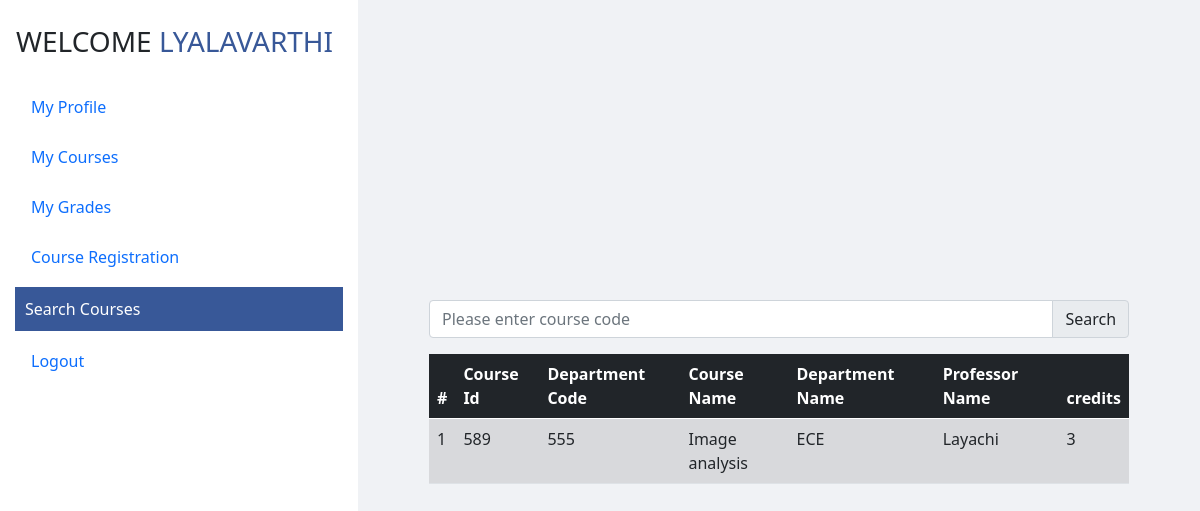
The page /registration-system/students/search-courses.php (signed in) on the database its author committed.
### tables this page shows
CREATE TABLE `courses` (
  `code` int(11) NOT NULL,
  `dcode` int(11) NOT NULL,
  `name` varchar(255) NOT NULL,
  `professorname` varchar(255) NOT NULL,
  `description` text DEFAULT NULL,
  `credits` int(11) NOT NULL,
  `CreatedDate` timestamp NULL DEFAULT current_timestamp(),
  `updatedDate` timestamp NULL DEFAULT current_timestamp()
);

CREATE TABLE `department` (
  `dcode` int(11) NOT NULL,
  `dname` varchar(255) NOT NULL,
  `dcreationDate` timestamp NULL DEFAULT current_timestamp()
);

### registration-system/students/search-courses.php (the view, shortened to what this page needs)
<?php
$count = "";
$coursename="";
include "../shared/database.php";
if (empty($_SESSION['username'])) {
    header('location:index.php');
} else {
    if (isset($_POST['submit'])) {
        $coursename = $_POST['coursename'];
        if ($coursename) {
            $result = mysqli_query($con, "SELECT * FROM courses JOIN department on
            courses.dcode=department.dcode where courses.code='$coursename' and courses.dcode='" . $_SESSION['currentdepartment'] . "' ");
            $count =  mysqli_num_rows($result);
        } else {
            $result = mysqli_query($con, "SELECT * FROM courses JOIN department on
            courses.dcode=department.dcode where courses.dcode='" . $_SESSION['currentdepartment'] . "' ");
            $count =  mysqli_num_rows($result);
        }
    } else {
        $result = mysqli_query($con, "SELECT * FROM courses JOIN department on
        courses.dcode=department.dcode  where courses.dcode='" . $_SESSION['currentdepartment'] . "' ");
        $count =  mysqli_num_rows($result);
    }
?>
    <?php include "../shared/header.php" ?>
    <div style="display:flex;">
        <?php if ($_SESSION['username'] != "") {
            include '../shared/menubar.php';
        }
        ?>
        <div style="margin:auto;width:700px;">
            <form method="post">
                <div class="input-group mb-3">
                    <input type="text" name="coursename" class="form-control" placeholder="Please enter course code" value="<?php echo $coursename?>">
                    <button class="input-group-text" name="submit">Search</button>
            </form>
        </div>
        <?php if ($count == 0) {
        ?>
            <div class="alert alert-danger" role="alert">
                No courses Available
            </div>
        <?php } else {
        ?>
            <table class="table">
                <thead class="table-dark">
                    <tr>
                        <th scope="col">#</th>
                        <th scope="col">Course Id</th>
                        <th scope="col">Department Code</th>
                        <th scope="col">Course Name</th>
                        <th scope="col">Department Name</th>
                        <th scope="col">Professor Name</th>
                        <th scope="col">credits</th>
                    </tr>
                </thead>
                <tbody>
                    <?php
                    $count = 1;
                    while ($row = mysqli_fetch_array($result)) {
                    ?>
                        <tr class="table-active">
                            <td><?php echo $count; ?></td>
                            <td><?php echo $row['code'] ?></td>
                            <td><?php echo $row['dcode']; ?></td>
                            <td><?php echo $row['name']; ?></td>
                            <td><?php echo $row['dname']; ?></td>
                            <td><?php echo $row['professorname']; ?></td>
                            <td><?php echo $row['credits']; ?></td>
                        </tr>
                    <?php
                        $count++;
                    } ?>
                </tbody>
            </table>
        <?php } ?>
    </div>
    </html>
<?php } ?>

### rows shown on the page
courses: code "589", dcode.dcode "555", name "Image analysis", dcode.dname "ECE", professorname "Layachi", credits "3"

### other values the page prints
$_SESSION['username'] "LYALAVARTHI"
